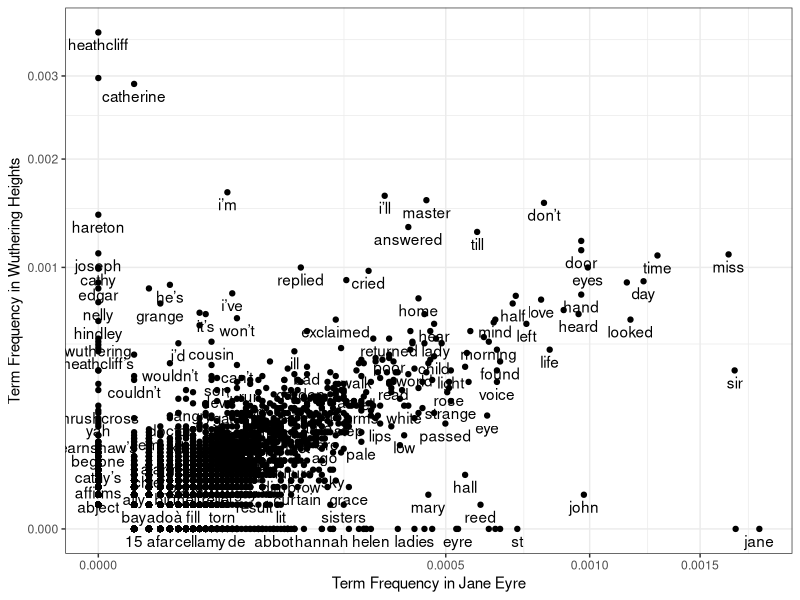

Generate this figure with R:
## ---- chunk 1
knitr::opts_chunk$set(echo = TRUE)
## ---- chunk 2
library(dplyr)
library(ggplot2)
library(tidytext)
## ---- chunk 3
JaneEyre_raw <- readLines( "JaneEyre.txt", encoding = "UTF-8" )
JaneEyre_raw <- data.frame( text = JaneEyre_raw )

JaneEyre <- JaneEyre_raw %>% 
  unnest_tokens(word, text) %>%
  mutate( word = gsub( "_", "", word ) ) %>%
  count( word, sort=TRUE ) %>%
  mutate( 'term frequency' = n / sum(n) ) %>%
  anti_join( stop_words )
## ---- chunk 4
WutheringHeights_raw <- readLines( "WutheringHeights.txt", encoding = "UTF-8" )
WutheringHeights_raw <- data.frame( text = WutheringHeights_raw )

WutheringHeights <- WutheringHeights_raw %>% 
  unnest_tokens(word, text) %>%
  mutate( word = gsub( "_", "", word ) ) %>%
  count( word, sort=TRUE ) %>%
  mutate( 'term frequency' = n / sum(n) ) %>%
  anti_join( stop_words )
## ---- chunk 5
tf <- full_join( JaneEyre, WutheringHeights, by="word" ) %>%
  rename( JaneEyre='term frequency.x', Heights='term frequency.y' )
## ---- chunk 6
glimpse(tf)
## ---- chunk 7
tf <- tf %>%
  mutate( JaneEyre = case_when( is.na(JaneEyre) == TRUE ~ 0, .default = JaneEyre),
          Heights = case_when( is.na(Heights) == TRUE ~ 0, .default = Heights) )
## ---- chunk 8
ggplot( tf, aes( x=JaneEyre, y=Heights ) ) +
  geom_point() + 
  geom_text( aes(label=word), check_overlap = TRUE, vjust=1.5 ) + 
  coord_trans( x="sqrt", y="sqrt" ) + theme_bw() +
  labs( x="Term Frequency in Jane Eyre",
        y="Term Frequency in Wuthering Heights" )
